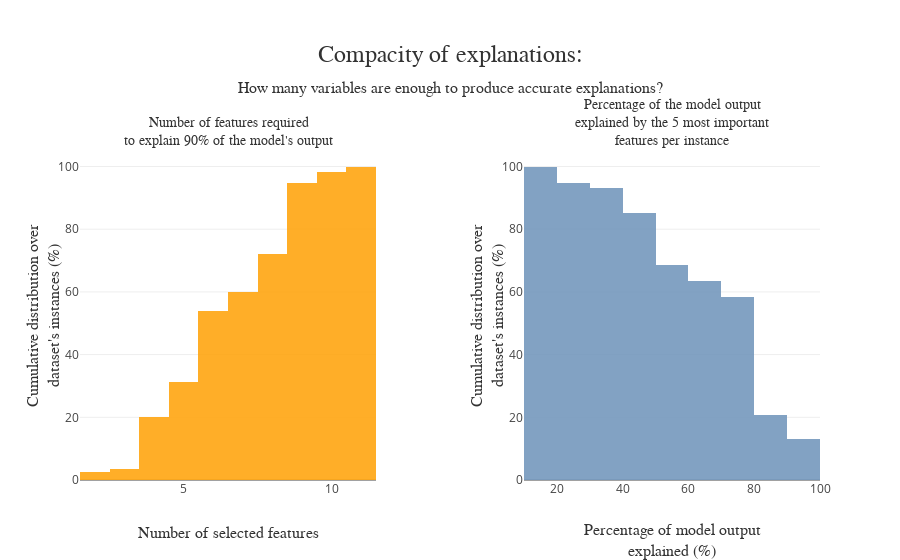

Notebook cell for this chart:
### Code cell
# xpl.plot.compacity_plot(selection=index, approx=.85, nb_features=3)
xpl.plot.compacity_plot()

### Figure 1 — Plotly figure (JSON) as saved in the notebook; plotly's stock layout.template omitted (floating-point values rounded to 4 significant figures)
{"data": [{"cumulative": {"enabled": true}, "histnorm": "percent", "hovertemplate": "Top %{x:.0f} features explain at least 90%<br>of the model for %{y:.1f}% of the instances", "hovertext": "none", "marker": {"color": "rgba(255, 166, 17, 0.9)"}, "name": "", "type": "histogram", "x": [4, 6, 6, 7, 8, 11, 10, 5, 9, 4, 9, 6, 8, 3, 6, 8, 5, 6, 6, 9, 5, 10, 6, 9, 5, 9, 10, 7, 6, 9, 5, 4, 4, 7, 6, 5, 7, 8, 4, 6, 8, 4, 6, 9, 2, 5, 9, 5, 4, 9, 4, 8, 9, 6, 9, 9, 6, 6, 6, 4, 9, 6, 9, 7, 5, 6, 8, 6, 9, 7, 4, 6, 4, 9, 6, 8, 9, 8, 6, 9, 9, 6, 9, 6, 7, 4, 8, 5, 9, 8, 8, 5, 4, 5, 8, 8, 4, 4, 4, 2, 2, 10, 4, 4, 9, 6, 5, 9, 4, 6, 11, 9, 6, 9, 9], "xaxis": "x", "yaxis": "y"}, {"cumulative": {"direction": "decreasing", "enabled": true}, "histnorm": "percent", "hovertemplate": "Top 5 features explain at least %{x:.0f}%<br>of the model for %{y:.1f}% of the instances", "marker": {"color": "rgba(117, 152, 189, 0.9)"}, "name": "", "type": "histogram", "x": [62.28, 77.69, 77.69, 60.87, 50.41, 79.73, 11.57, 94.09, 47.36, 76.27, 82.79, 72.96, 38.1, 90.81, 76.15, 38.98, 99.32, 77.69, 77.69, 44.82, 90.54, 19.92, 73.61, 82.79, 96.21, 44.82, 17.05, 19.77, 80.24, 47.36, 96.97, 65.49, 76.27, 60.96, 76.15, 90.11, 86.3, 30.46, 76.27, 77.69, 37.47, 76.27, 77.69, 27.7, 96.44, 96.39, 47.36, 90.11, 76.27, 44.82, 66.95, 38.98, 82.67, 77.69, 44.82, 86.98, 77.69, 77.69, 77.69, 76.27, 47.36, 77.69, 47.36, 66.01, 90.11, 77.69, 49.9, 77.69, 44.82, 78.39, 76.27, 77.69, 76.27, 44.82, 77.69, 38.33, 82.79, 52.95, 77.69, 32.49, 44.82, 73.61, 26.55, 77.69, 56.69, 76.27, 32.02, 96.21, 47.36, 43.29, 50.41, 93.81, 76.27, 96.95, 52.95, 52.95, 76.27, 73.23, 76.27, 89.79, 89.79, 15.72, 76.27, 76.27, 30.64, 77.69, 96.21, 44.82, 77.92, 77.69, 19.43, 47.36, 77.69, 44.82, 44.82], "xaxis": "x2", "yaxis": "y2"}], "layout": {"annotations": [{"font": {"color": "rgb(50, 50, 50)", "family": "Arial", "size": 14}, "showarrow": false, "text": "Number of features required<br>to explain 90% of the model's output", "x": 0.2, "xanchor": "center", "xref": "paper", "y": 1, "yanchor": "bottom", "yref": "paper"}, {"font": {"color": "rgb(50, 50, 50)", "family": "Arial", "size": 14}, "showarrow": false, "text": "Percentage of the model output<br>explained by the 5 most important<br>features per instance", "x": 0.8, "xanchor": "center", "xref": "paper", "y": 1, "yanchor": "bottom", "yref": "paper"}], "hovermode": "closest", "margin": {"t": 150}, "showlegend": false, "title": {"font": {"color": "rgb(50, 50, 50)", "family": "Arial", "size": 24}, "pad": {"b": 50}, "text": "Compacity of explanations:<span style='font-size: 16px;'><br />How many variables are enough to produce accurate explanations?</span>", "x": 0.5, "xanchor": "center", "y": 0.8, "yanchor": "bottom"}, "xaxis": {"anchor": "y", "domain": [0, 0.4], "title": {"font": {"color": "rgb(50, 50, 50)", "family": "Arial Black", "size": 16}, "text": "Number of selected features"}}, "xaxis2": {"anchor": "y2", "domain": [0.6, 1], "title": {"font": {"color": "rgb(50, 50, 50)", "family": "Arial Black", "size": 16}, "text": "Percentage of model output<br>explained (%)"}}, "yaxis": {"anchor": "x", "domain": [0, 1], "title": {"font": {"color": "rgb(50, 50, 50)", "family": "Arial Black", "size": 16}, "text": "Cumulative distribution over<br>dataset's instances (%)"}}, "yaxis2": {"anchor": "x2", "domain": [0, 1], "title": {"font": {"color": "rgb(50, 50, 50)", "family": "Arial Black", "size": 16}, "text": "Cumulative distribution over<br>dataset's instances (%)"}}}}
